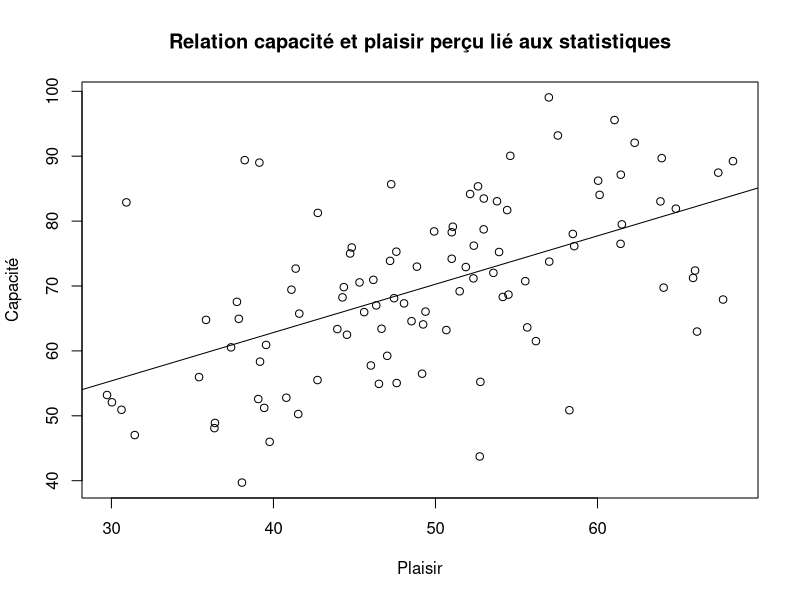
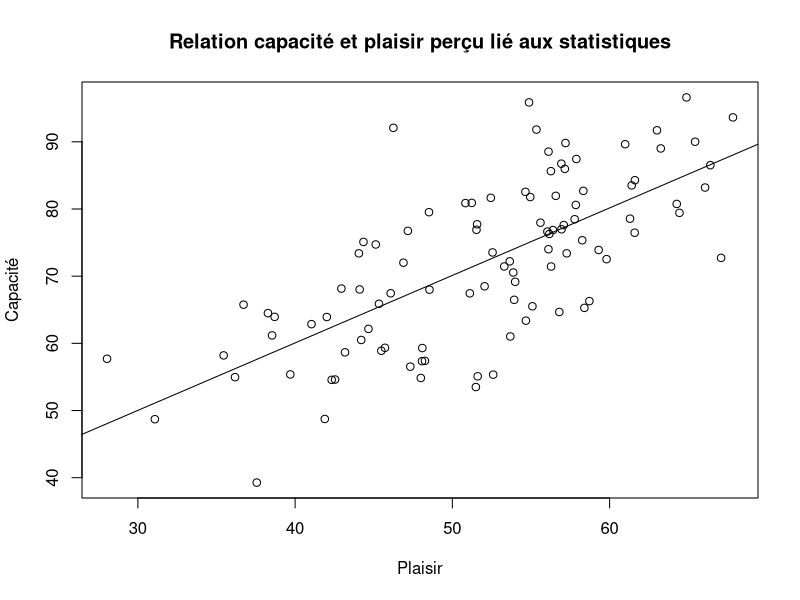
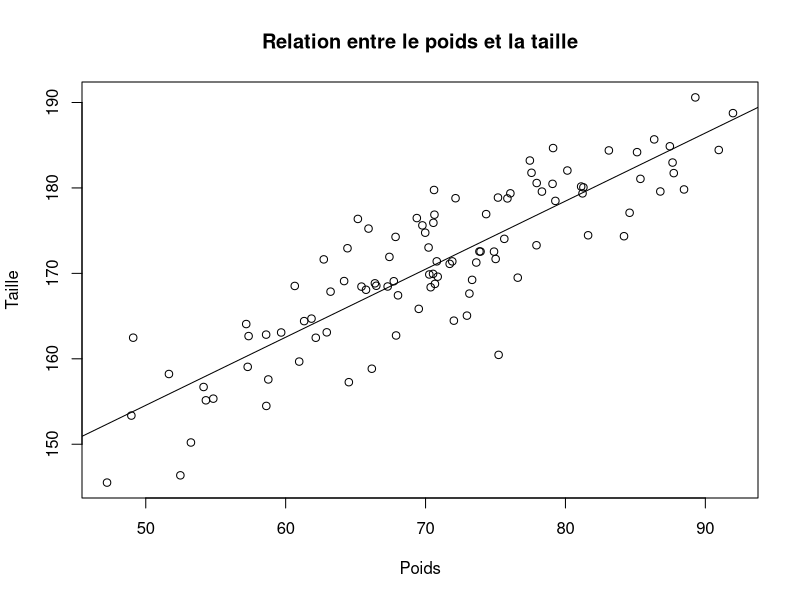
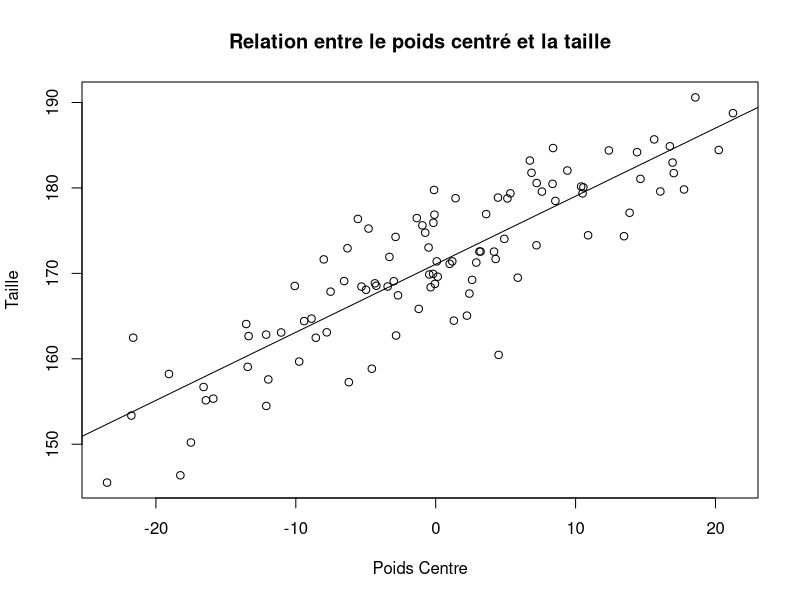
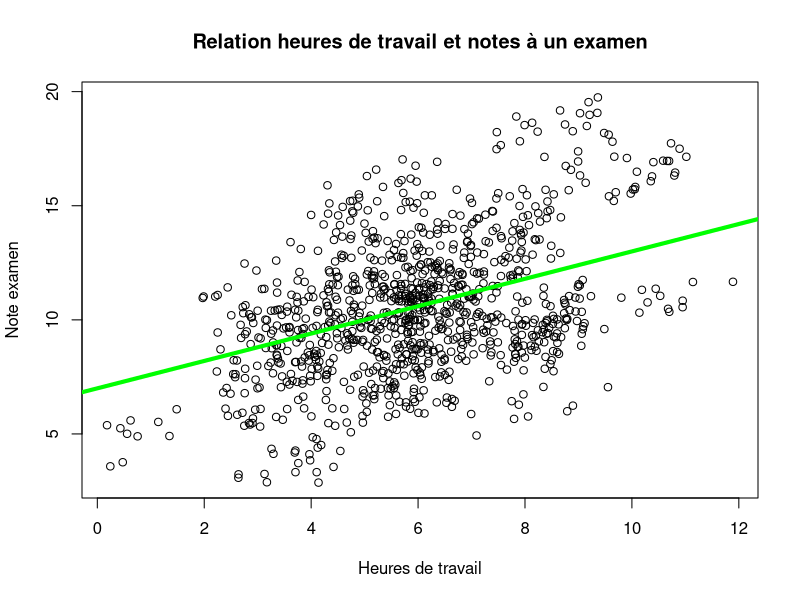
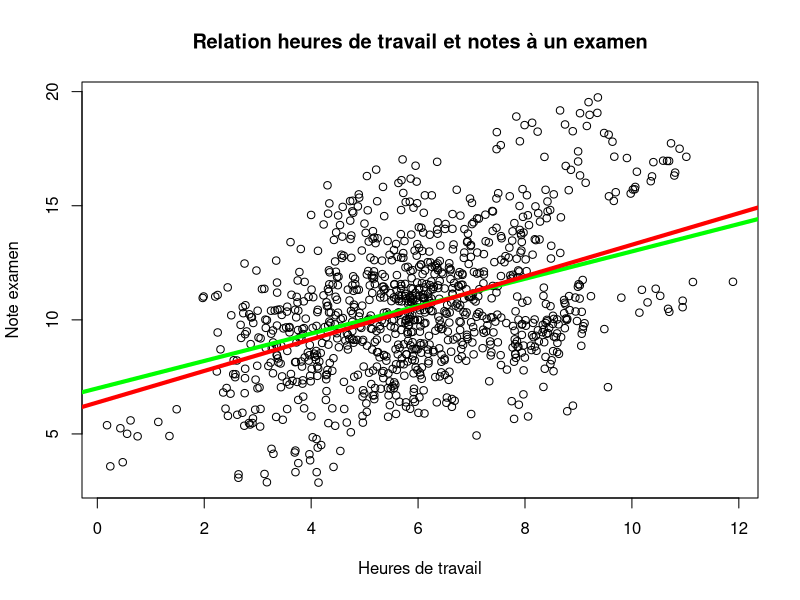
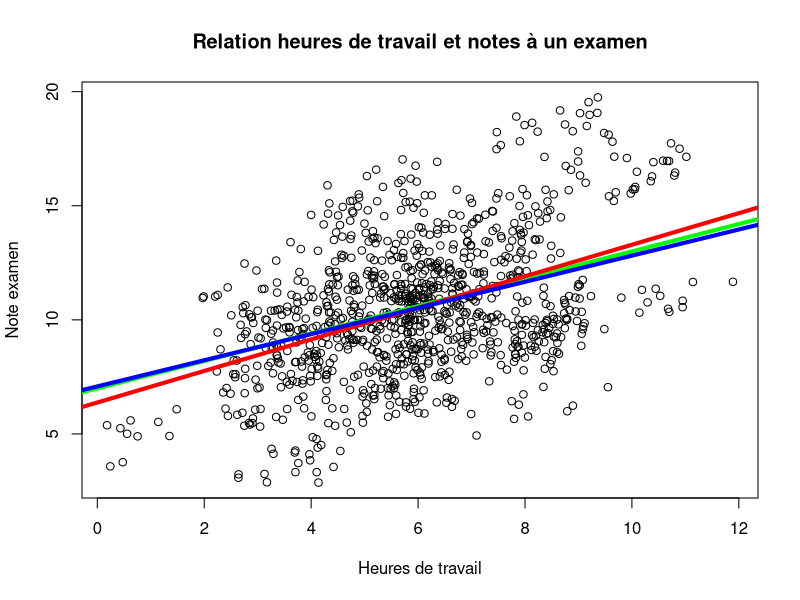
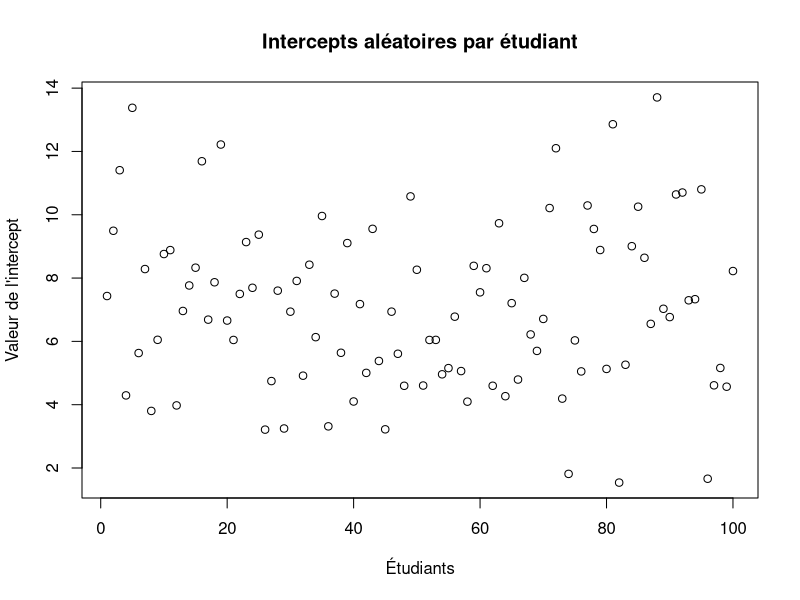

R code for these plots, in order:
# Ouverture d'une fenêtre graphique pour afficher les graphiques
# (uniquement nécessaire sur certains systèmes, comme Windows)
windows()

# GÉNÉRATION DES DONNÉES ET PREMIÈRE RÉGRESSION LINÉAIRE

set.seed(13) # Fixer une graine pour garantir la reproductibilité des résultats
plaisir <- rnorm(100, mean = 50, sd = 10) # Génère 100 valeurs aléatoires pour "plaisir", avec une moyenne de 50 et un écart-type de 10
capacite <- rnorm(100, mean = 30, sd = 10) + 0.8 * plaisir # Génère "capacite" en ajoutant une dépendance linéaire de 0.8 sur "plaisir"

# Visualisation des données générées
plot(plaisir, capacite, main = "Relation capacité et plaisir perçu lié aux statistiques", 
     xlab = "Plaisir", ylab = "Capacité") # Création d'un nuage de points
abline(lm(capacite ~ plaisir)) # Ajout de la droite de régression linéaire
lm(capacite ~ plaisir) # Ajustement du modèle linéaire et affichage des coefficients

# GÉNÉRATION D'UN NOUVEAU JEU DE DONNÉES ET DEUXIÈME RÉGRESSION

set.seed(84) # Fixer une autre graine pour générer un nouveau jeu de données
plaisir <- rnorm(100, mean = 50, sd = 10) # Génère un nouveau "plaisir"
capacite <- rnorm(100, mean = 30, sd = 10) + 0.8 * plaisir # Génère "capacite" avec la même dépendance linéaire

# Visualisation des nouvelles données
plot(plaisir, capacite, main = "Relation capacité et plaisir perçu lié aux statistiques", 
     xlab = "Plaisir", ylab = "Capacité")
abline(lm(capacite ~ plaisir)) # Ajout de la droite de régression linéaire
lm(capacite ~ plaisir) # Ajustement du modèle linéaire et affichage des coefficients




# ========================================================================
## pourquoi centrer les données
# ========================================================================

# Définir le nombre d'observations
set.seed(21)  # Pour rendre les résultats reproductibles
n <- 100  # Nombre d'individus

# Simuler des poids (en kg) avec une distribution normale
poids <- rnorm(n, mean = 70, sd = 10)  # Moyenne de 70 kg, écart-type de 15 kg

# Simuler des tailles (en cm) en fonction du poids
# Taille = une composante liée au poids + une composante aléatoire
taille <- 0.8 * poids + rnorm(n, mean = 115, sd = 5)  # Corrélation avec le poids


# Visualisation des nouvelles données
plot(poids, taille, main = "Relation entre le poids et la taille", 
     xlab = "Poids", ylab = "Taille")
abline(lm(taille ~ poids)) # Ajout de la droite de régression linéaire
lm(taille ~ poids) # Ajustement du modèle linéaire et affichage des coefficients

poids_centre <- scale(poids, scale=F)
plot(poids_centre, taille, main = "Relation entre le poids centré et la taille", 
     xlab = "Poids Centre", ylab = "Taille")
abline(lm(taille ~ poids_centre)) # Ajout de la droite de régression linéaire
lm(taille ~ poids_centre) # Ajustement du modèle linéaire et affichage des coefficients




# ========================================================================
# ANALYSE DE RÉGRESSION LINÉAIRE MIXTE
# ========================================================================


# Chargement des bibliothèques nécessaires
library(ggplot2)
library(emmeans)
library(lmerTest)

# GÉNÉRATION DE DONNÉES SIMULÉES POUR UNE ANALYSE MIXTE
set.seed(31) # Graine pour reproductibilité

# Création d'une liste de 100 étudiants
etudiant.e.s <- seq(100)

# Moyennes individuelles des heures de travail et des notes
heures_moyennes_par_etudiant.e.s <- rnorm(100, 6, 2) # Heures de travail : moyenne de 6h avec écart-type de 2
notes_moyennes_par_etudiant.e.s <- rnorm(100, 7, 2) # Notes moyennes : moyenne de 7, écart-type de 2

# Liste des examens (10 matières)
examens <- c("Langugage", "Cognition-numerique", "OMN", "Pathologie", 
             "Developpement", "Reeducation", "Philosophie", "Sommeil", 
             "Apprentissage", "Neuroimagerie")

# Initialisation des vecteurs pour les heures de travail et les notes
heures_travail_promo <- c() # Toutes les heures de travail pour l'ensemble des étudiants et examens
notes_promo <- c() # Toutes les notes pour l'ensemble des étudiants et examens

# Simulation des heures de travail et des notes pour chaque étudiant
for (i in etudiant.e.s) {
    # Heures de travail individuelles pour les examens
    heures_travail_individuel <- heures_moyennes_par_etudiant.e.s[i] + rnorm(length(examens), 0, 0.5)
    heures_travail_promo <- c(heures_travail_promo, heures_travail_individuel)
    
    # Notes pour chaque examen, dépendant des heures de travail (relation linéaire avec une pente de 0.6)
    notes_promo <- c(notes_promo, runif(length(examens), notes_moyennes_par_etudiant.e.s[i] - 1, 
                   notes_moyennes_par_etudiant.e.s[i] + 1) + rnorm(1, 0.6, 0.3) * heures_travail_individuel)
}

# Création d'un dataframe pour regrouper les données simulées
df <- data.frame(
  etudiant.e.s = rep(etudiant.e.s, each = length(examens)), # Identifiant étudiant répété pour chaque examen
  examens = rep(examens, length(etudiant.e.s)), # Examens correspondants
  notes = notes_promo, # Notes obtenues
  heures_travail = heures_travail_promo # Heures de travail pour chaque examen
)

# VISUALISATION DE LA RELATION HEURES DE TRAVAIL / NOTES
plot(df$notes ~ df$heures_travail, main = "Relation heures de travail et notes à un examen", 
     xlab = "Heures de travail", ylab = "Note examen")
abline(7, 0.6, col = "green", lwd = 4) # Droite théorique basée sur les données simulées

# RÉGRESSION LINÉAIRE SIMPLE
model_lm_no_rdm_intercept_no_rdm_slope <- lm(notes ~ heures_travail, data = df)
summary(model_lm_no_rdm_intercept_no_rdm_slope) # Résumé du modèle linéaire simple

# COMPARAISON DES DROITES DE RÉGRESSION
plot(df$notes ~ df$heures_travail, main = "Relation heures de travail et notes à un examen", 
     xlab = "Heures de travail", ylab = "Note examen")
abline(7, 0.6, col = "green", lwd = 4) # Droite théorique
abline(6.37982, 0.69125, col = "red", lwd = 4) # Droite basée sur la régression simple ajustée

# RÉGRESSION MIXTE : INTERCEPT ALÉATOIRE
model_lmer_rdm_intercept_no_rdm_slope <- lmer(notes ~ heures_travail + (1 | etudiant.e.s), data = df, REML = FALSE)
summary(model_lmer_rdm_intercept_no_rdm_slope) # Résumé du modèle mixte avec intercept aléatoire

plot(df$notes ~ df$heures_travail, main = "Relation heures de travail et notes à un examen", 
     xlab = "Heures de travail", ylab = "Note examen")
abline(7, 0.6, col = "green", lwd = 4) # Droite théorique
abline(6.37982, 0.69125, col = "red", lwd = 4) # Modèle linéaire
abline(7.08512, 0.57292, col = "blue", lwd = 4) # Modèle mixte (intercept aléatoire)

# VISUALISATION DES INTERCEPTS ALÉATOIRES
random_intercepts <- ranef(model_lmer_rdm_intercept_no_rdm_slope)$etudiant.e.s[, 1] + 7.08512
plot(random_intercepts, main = "Intercepts aléatoires par étudiant", 
     ylab = "Valeur de l'intercept", xlab = "Étudiants")



# MODÈLE MIXTE AVEC PENTE ET INTERCEPTS ALÉATOIRES
# Ici, nous permettons à la relation entre heures de travail et notes (la pente) de varier d'un étudiant à l'autre.
model_lmer_rdm_intercept_rdm_slope <- lmer(notes ~ heures_travail + (heures_travail | etudiant.e.s), data = df, REML = FALSE)
summary(model_lmer_rdm_intercept_rdm_slope) # Résumé du modèle mixte avec pente et intercepts aléatoires

# VISUALISATION DES DIFFÉRENTES DROITES DE RÉGRESSION
plot(df$notes ~ df$heures_travail, main = "Relation heures de travail et notes à un examen", 
     xlab = "Heures de travail", ylab = "Note examen")
abline(7, 0.6, col = "green", lwd = 4) # Droite théorique (relation simulée)
abline(6.37982, 0.69125, col = "red", lwd = 4) # Modèle linéaire simple
abline(7.08512, 0.57292, col = "blue", lwd = 4) # Modèle mixte (intercept aléatoire)
abline(7.04180, 0.57540, col = "#00ffea", lwd = 4) # Modèle mixte (intercept + pente aléatoires)

# EXTRACTION DES INTERCEPTS ET PENTES ALÉATOIRES POUR CHAQUE ÉTUDIANT
# Intercepts aléatoires par étudiant
random_intercepts <- ranef(model_lmer_rdm_intercept_rdm_slope)$etudiant.e.s[, 1] + 7.04180 # Ajout de l'intercept moyen pour aligner les valeurs
plot(random_intercepts, main = "Intercepts aléatoires par étudiant", 
     ylab = "Intercept", xlab = "Étudiants")

# Pentes aléatoires par étudiant
random_slopes <- ranef(model_lmer_rdm_intercept_rdm_slope)$etudiant.e.s[, 2] + 0.57540 # Ajout de la pente moyenne
plot(random_slopes, main = "Pentes aléatoires par étudiant", 
     ylab = "Pente", xlab = "Étudiants")

# COMPARAISON DES PENTES AJUSTÉES
# Visualisation pour comparer les pentes théoriques, ajustées par le modèle linéaire simple,
# et ajustées par les deux modèles mixtes (avec ou sans pente aléatoire).
plot(c(0.57540, 0.57292, 0.69125, 0.6), c(1, 2, 3, 4), 
     pch = 19, col = c("#00ffea", "blue", "red", "green"), lwd = 5, 
     xlim = c(0.50, 0.75), ylab = NA, xlab = NA, yaxt = "n", 
     main = "Comparaison des pentes ajustées")
lines(c(0.6, 0.6), c(0, 5), lty = 2) # Ligne verticale indiquant la pente théorique
lines(c(0.69125 - 0.04367, 0.69125 + 0.04367), c(3, 3), col = "red") # Intervalle de confiance pour le modèle linéaire
lines(c(0.57292 - 0.03794, 0.57292 + 0.03794), c(2, 2), col = "blue") # Intervalle de confiance pour le modèle mixte (intercept aléatoire)
lines(c(0.57540 - 0.04658, 0.57540 + 0.04658), c(1, 1), col = "#00ffea") # Intervalle de confiance pour le modèle mixte (intercept + pente aléatoires)

# AJOUT DES ÉTIQUETTES POUR L'AXE Y
axis(2, at = c(1, 2, 3, 4), labels = c("Intercept & pente", "Intercept seul", "LM", "Théorique"))

# RÉSUMÉS DES MODÈLES POUR ANALYSE COMPARATIVE
# Ces commandes affichent les coefficients, les écarts-types et les tests de significativité pour chaque modèle.
summary(model_lm_no_rdm_intercept_no_rdm_slope) # Résumé du modèle linéaire simple
summary(model_lmer_rdm_intercept_no_rdm_slope) # Résumé du modèle mixte avec intercept aléatoire
summary(model_lmer_rdm_intercept_rdm_slope) # Résumé du modèle mixte avec intercept + pente aléatoires




# ========================================================================
# ANALYSE DE RÉGRESSION LINÉAIRE MIXTE version 2
# ========================================================================

# GÉNÉRATION DE DONNÉES SIMULÉES POUR UNE ANALYSE MIXTE
set.seed(31) # Graine pour reproductibilité

# Initialisation des vecteurs pour les heures de travail et les notes
heures_travail_promo <- c() # Toutes les heures de travail pour l'ensemble des étudiants et examens
notes_promo <- c() # Toutes les notes pour l'ensemble des étudiants et examens

# Simulation des heures de travail et des notes pour chaque étudiant
for (i in etudiant.e.s) {
  # Heures de travail individuelles pour les examens
  heures_travail_individuel <- heures_moyennes_par_etudiant.e.s[i] + rnorm(length(examens), 0, 0.5)
  heures_travail_promo <- c(heures_travail_promo, heures_travail_individuel)
  
  # Notes pour chaque examen, dépendant des heures de travail (relation linéaire avec une pente de 0.6)
  notes_promo <- c(notes_promo, runif(length(examens), notes_moyennes_par_etudiant.e.s[i] - 1, 
                                      notes_moyennes_par_etudiant.e.s[i] + 1) + rnorm(1, 0, 0.3) * heures_travail_individuel)
}

# Création d'un dataframe pour regrouper les données simulées
df <- data.frame(
  etudiant.e.s = rep(etudiant.e.s, each = length(examens)), # Identifiant étudiant répété pour chaque examen
  examens = rep(examens, length(etudiant.e.s)), # Examens correspondants
  notes = notes_promo, # Notes obtenues
  heures_travail = heures_travail_promo # Heures de travail pour chaque examen
)

# VISUALISATION DE LA RELATION HEURES DE TRAVAIL / NOTES
plot(df$notes ~ df$heures_travail, main = "Relation heures de travail et notes à un examen", 
     xlab = "Heures de travail", ylab = "Note examen")
abline(7, 0, col = "green", lwd = 4) # Droite théorique basée sur les données simulées

# RÉGRESSION LINÉAIRE SIMPLE
model_lm_no_rdm_intercept_no_rdm_slope <- lm(notes ~ heures_travail, data = df)
summary(model_lm_no_rdm_intercept_no_rdm_slope) # Résumé du modèle linéaire simple

# COMPARAISON DES DROITES DE RÉGRESSION
plot(df$notes ~ df$heures_travail, main = "Relation heures de travail et notes à un examen", 
     xlab = "Heures de travail", ylab = "Note examen")
abline(7, 0, col = "green", lwd = 4) # Droite théorique
abline(6.37982, 0.09125, col = "red", lwd = 4) # Droite basée sur la régression simple ajustée

# RÉGRESSION MIXTE : INTERCEPT ALÉATOIRE
model_lmer_rdm_intercept_no_rdm_slope <- lmer(notes ~ heures_travail + (1 | etudiant.e.s), data = df, REML = FALSE)
summary(model_lmer_rdm_intercept_no_rdm_slope) # Résumé du modèle mixte avec intercept aléatoire

# AJOUT DES DROITES DIFFÉRENTES AU GRAPHIQUE
plot(df$notes ~ df$heures_travail, main = "Relation heures de travail et notes à un examen", 
     xlab = "Heures de travail", ylab = "Note examen")
abline(7, 0, col = "green", lwd = 4) # Droite théorique
abline(6.37982, 0.09125, col = "red", lwd = 4) # Modèle linéaire
abline(fixef(model_lmer_rdm_intercept_no_rdm_slope), col = "blue", lwd = 4) # Modèle mixte (intercept aléatoire)

# MODÈLE MIXTE AVEC PENTE ET INTERCEPTS ALÉATOIRES
# Ici, nous permettons à la relation entre heures de travail et notes (la pente) de varier d'un étudiant à l'autre.
model_lmer_rdm_intercept_rdm_slope <- lmer(notes ~ heures_travail + (heures_travail | etudiant.e.s), data = df, REML = FALSE)
summary(model_lmer_rdm_intercept_rdm_slope) # Résumé du modèle mixte avec pente et intercepts aléatoires

# VISUALISATION DES DIFFÉRENTES DROITES DE RÉGRESSION
plot(df$notes ~ df$heures_travail, main = "Relation heures de travail et notes à un examen", 
     xlab = "Heures de travail", ylab = "Note examen")
abline(7, 0, col = "green", lwd = 4) # Droite théorique (relation simulée)
abline(6.37982, 0.09125, col = "red", lwd = 4) # Modèle linéaire simple
abline(fixef(model_lmer_rdm_intercept_no_rdm_slope), col = "blue", lwd = 4) # Modèle mixte (intercept aléatoire)
abline(fixef(model_lmer_rdm_intercept_rdm_slope), col = "#00ffea", lwd = 4) # Modèle mixte (intercept + pente aléatoires)

# COMPARAISON DES PENTES AJUSTÉES
# Visualisation pour comparer les pentes théoriques, ajustées par le modèle linéaire simple,
# et ajustées par les deux modèles mixtes (avec ou sans pente aléatoire).
plot(c(-0.02460326 , -0.02707948 , 0.09125, 0), c(1, 2, 3, 4), 
     pch = 19, col = c("#00ffea", "blue", "red", "green"), lwd = 5, 
     xlim = c(-0.08, 0.15), ylab = NA, xlab = NA, yaxt = "n", 
     main = "Comparaison des pentes ajustées")
lines(c(0.0, 0.0), c(0, 5), lty = 2) # Ligne verticale indiquant la pente théorique
lines(c(0.09125 - 0.04367, 0.09125 + 0.04367), c(3, 3), col = "red") # Intervalle de confiance pour le modèle linéaire
lines(c(-0.02707948  - 0.03794, -0.02707948  + 0.03794), c(2, 2), col = "blue") # Intervalle de confiance pour le modèle mixte (intercept aléatoire)
lines(c(-0.02460326 - 0.04658, -0.02460326 + 0.04658), c(1, 1), col = "#00ffea") # Intervalle de confiance pour le modèle mixte (intercept + pente aléatoires)

# AJOUT DES ÉTIQUETTES POUR L'AXE Y
axis(2, at = c(1, 2, 3, 4), labels = c("Intercept & pente", "Intercept seul", "LM", "Théorique"))

# RÉSUMÉS DES MODÈLES POUR ANALYSE COMPARATIVE
# Ces commandes affichent les coefficients, les écarts-types et les tests de significativité pour chaque modèle.
summary(model_lm_no_rdm_intercept_no_rdm_slope) # Résumé du modèle linéaire simple
summary(model_lmer_rdm_intercept_no_rdm_slope) # Résumé du modèle mixte avec intercept aléatoire
summary(model_lmer_rdm_intercept_rdm_slope) # Résumé du modèle mixte avec intercept + pente aléatoires



# ========================================================================
# Résultat significatif
# ========================================================================


# la distribution de student
# Set up the plot for the normal distribution
set.seed(15)
plot(
  density(rnorm(1000, mean = 0, sd = 1), adjust = 10),
  xlim = c(-10, 10), 
  lwd = 3, 
  col = "black", 
  main = "Density Comparison: Normal vs t-Distributions",
  xlab = "Value",
  ylab = "Density"
)

# Add t-distributions with varying degrees of freedom
lines(density(rt(1000, df = 2), adjust = 10), col = "#ad4fb5", lwd = 3, lty = 2)
lines(density(rt(1000, df = 5), adjust = 10), col = "#b54f8a", lwd = 3, lty = 3)
lines(density(rt(1000, df = 10), adjust = 10), col = "#b54f57", lwd = 3, lty = 4)
lines(density(rt(1000, df = 10000), adjust = 10), col = "#b5ad4f", lwd = 3, lty = 5)

# Add a legend for clarity
legend(
  "topright", 
  legend = c("Normal (mean=0, sd=1)", "t-distribution (df=2)", 
             "t-distribution (df=5)", "t-distribution (df=10)", "t-distribution (df=10000)"),
  col = c("black","#ad4fb5", "#b54f8a", "#b54f57", "#b5ad4f"), 
  lwd = 3, 
  lty = c(1, 2, 3, 4),
  cex = 0.8, 
  bg = "white"
)

qt(0.975,df=2)
qt(0.975,df=10)
qt(0.975,df=100000)
qnorm(0.975)
